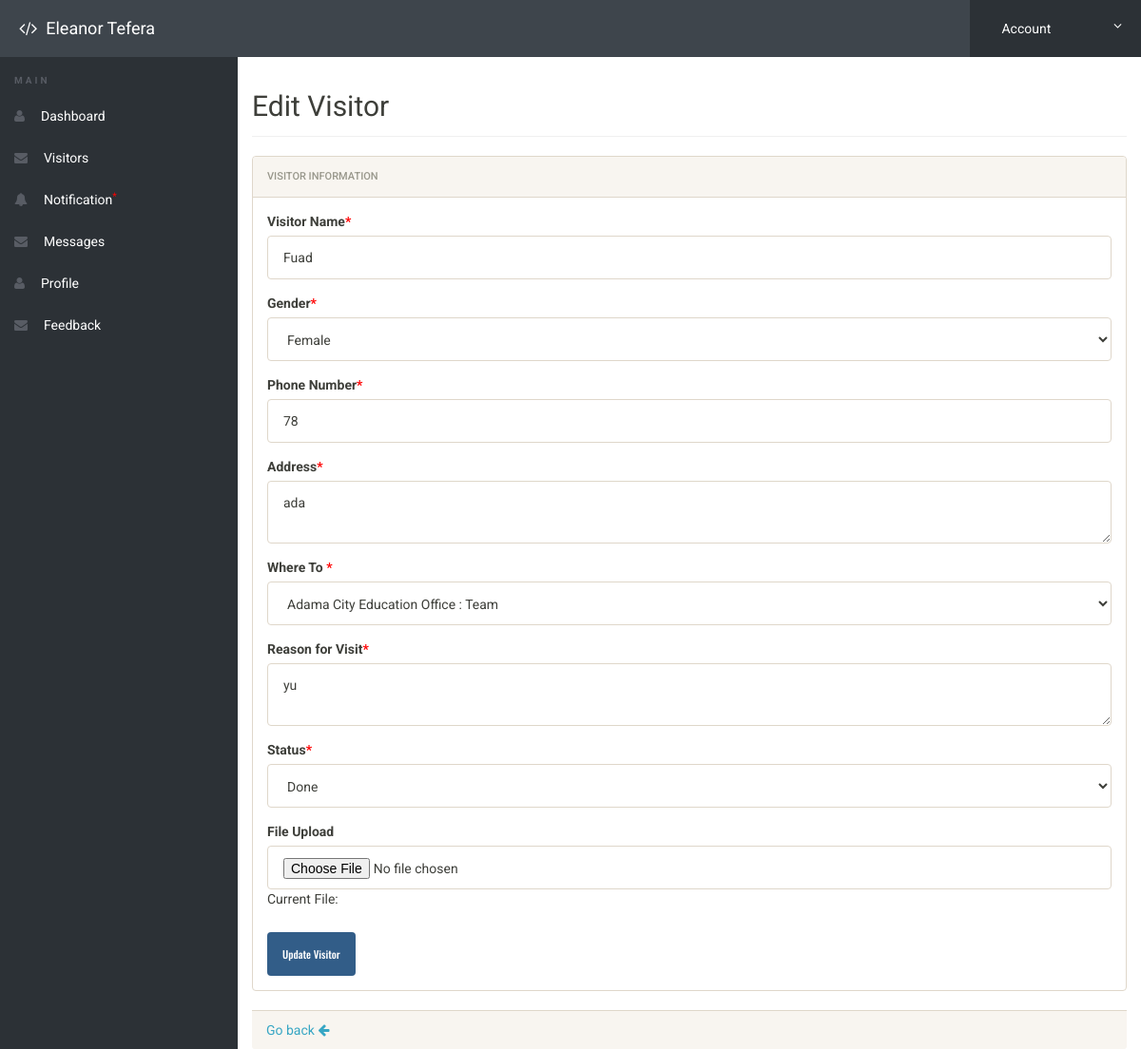
Page /emp/edit-visitors.php?id=2 (signed in) on the committed database.
### tables this page shows
CREATE TABLE `visitors` (
  `id` int(11) NOT NULL,
  `visitor_name` varchar(255) NOT NULL,
  `gender` enum('Male','Female','Other') NOT NULL,
  `phone_no` varchar(15) NOT NULL,
  `address` text NOT NULL,
  `department` int(11) NOT NULL,
  `reason` text NOT NULL,
  `file` varchar(255) DEFAULT NULL,
  `created_at` timestamp NOT NULL DEFAULT current_timestamp(),
  `status` enum('Pending','Done','Make Appointment') NOT NULL DEFAULT 'Pending'
);

CREATE TABLE `roles` (
  `role_id` int(11) NOT NULL,
  `role_name` varchar(50) NOT NULL
);

### emp/edit-visitors.php (the view, shortened to what this page needs)
<?php
include('includes/config.php');
if(strlen($_SESSION['alogin']) == 0) {
    header('location:index.php');
} else {
    if(isset($_GET['id'])) {
        $id = $_GET['id'];
        $sql = "SELECT * FROM visitors WHERE id=:id";
        $query = $dbh->prepare($sql);
        $query->bindParam(':id', $id, PDO::PARAM_INT);
        $query->execute();
        $visitor = $query->fetch(PDO::FETCH_OBJ);
    }
    ?>
    <!doctype html>
    <html lang="en" class="no-js">
    <head>
        <link rel="stylesheet" href="css/font-awesome.min.css">
        <link rel="stylesheet" href="css/bootstrap.min.css">
        <link rel="stylesheet" href="css/style.css">
    </head>
    <body>
        <?php include('includes/header.php'); ?>
        <div class="ts-main-content">
            <?php include('includes/leftbar.php'); ?>
            <div class="content-wrapper">
                <div class="container-fluid">
                    <div class="row">
                        <div class="col-md-12">
                            <h2 class="page-title">Edit Visitor</h2>
                            <div class="panel panel-default">
                                <div class="panel-heading">Visitor Information</div>
                                <div class="panel-body">
                                    <form method="post" enctype="multipart/form-data">
                                        <div class="form-group">
                                            <label>Visitor Name<span style="color:red">*</span></label>
                                            <input type="text" name="visitor_name" class="form-control" value="<?php echo htmlentities($visitor->visitor_name); ?>" required>
                                        </div>
                                        <div class="form-group">
                                            <label>Gender<span style="color:red">*</span></label>
                                            <select name="gender" class="form-control" required>
                                                <option value="Female" <?php echo ($visitor->gender == 'Female') ? 'selected' : ''; ?>>Female</option>
                                            </select>
                                        </div>
                                        <div class="form-group">
                                            <label>Phone Number<span style="color:red">*</span></label>
                                            <input type="text" name="phone_no" class="form-control" value="<?php echo htmlentities($visitor->phone_no); ?>" required>
                                        </div>
                                        <div class="form-group">
                                            <label>Address<span style="color:red">*</span></label>
                                            <textarea name="address" class="form-control" required><?php echo htmlentities($visitor->address); ?></textarea>
                                        </div>
                                        <div class="form-group">
                                            <label>Where To <span style="color:red">*</span></label>
                                            <select name="department" class="form-control" required>
                                                <?php
                                                $sql = "SELECT * FROM roles";
                                                $query = $dbh->prepare($sql);
                                                $query->execute();
                                                $departments = $query->fetchAll(PDO::FETCH_ASSOC);
                                                foreach ($departments as $dept) {
                                                    echo "<option value='{$dept['role_id']}' " . (($visitor->department == $dept['role_id']) ? 'selected' : '') . ">{$dept['role_name']}</option>";
                                                }
                                                ?>
                                            </select>
                                        </div>
                                        <div class="form-group">
                                            <label>Reason for Visit<span style="color:red">*</span></label>
                                            <textarea name="reason" class="form-control" required><?php echo htmlentities($visitor->reason); ?></textarea>
                                        </div>
                                        <div class="form-group">
                                            <label>Status<span style="color:red">*</span></label>
                                            <select name="status" class="form-control" required>
                                                <option value="Done" <?php echo ($visitor->status == 'Done') ? 'selected' : ''; ?>>Done</option>
                                            </select>
                                        </div>
                                        <div class="form-group">
                                            <label>File Upload </label>
                                            <input type="file" name="file" class="form-control">
                                            <p>Current File: <?php echo htmlentities($visitor->file); ?></p>
                                        </div>
                                        <button type="submit" name="submit" class="btn btn-primary">Update Visitor</button>
                                    </form>
                                </div>
                            </div>
                            <a href="visitors.php" class="block-anchor panel-footer">Go back <i class="fa fa-arrow-left"></i></a>
                        </div>
                    </div>
                </div>
            </div>
        </div>
    </body>
    </html>
    <?php } ?>

### emp/css/style.css (style rules this page uses)
html { font-size: 14px; }
@media only screen and (min-width: 480px) { html { font-size: 17px; } }
@media only screen and (min-width: 768px) { html { font-size: 14px; } }
@media only screen and (min-width: 1024px) { p { font-size: 1em; margin-bottom: 1.8em; } }
body { font-size: 1em; }
a { color: #37a6c4; }
.btn { font-family: 'Oswald', sans-serif; }
.panel { overflow: hidden; }
.block-anchor { display: block; }
.btn { text-transform: none; }
.page-title { padding-bottom: 15px; margin-bottom: 20px; border-bottom: 1px solid #f0f0f0; }
.ts-main-content .content-wrapper { padding-top: 15px; margin-top: 60px; }
@media only screen and (min-width: 992px) { .ts-main-content .content-wrapper { margin-left: 250px; } }

### rows in the picture
visitors: visitor_name "Fuad", gender "Female", phone_no "78", address "ada", department "Adama City Education Office : Team", reason "yu", status "Done"
